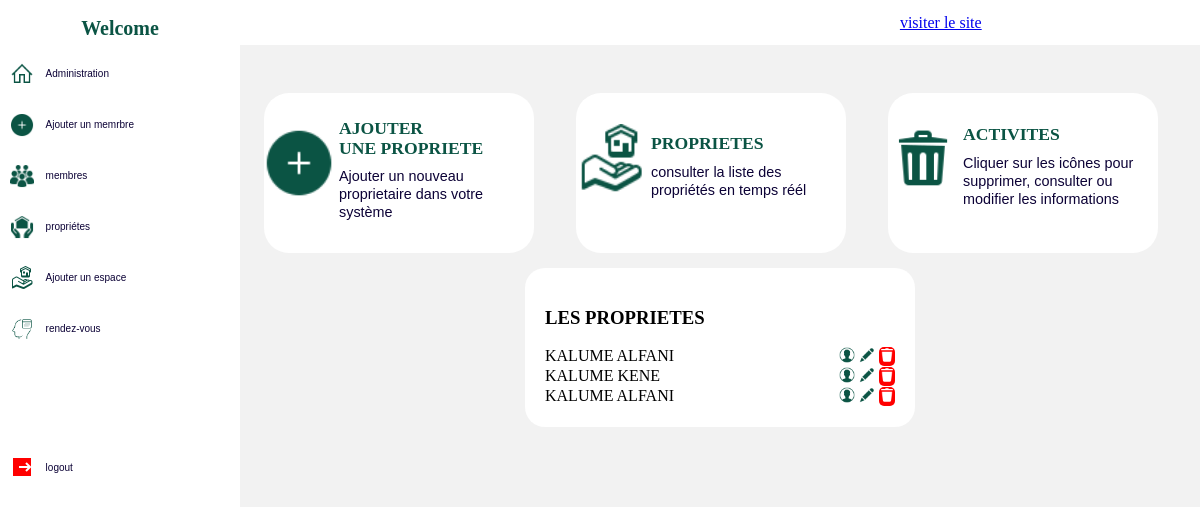
Screenshot of /property/ with the database file from the repository.
### app/models.py (models this page shows, shortened)
class Propriete (models.Model):
    user = models.ForeignKey(Membre, on_delete=models.CASCADE, related_name='propriete')
    space =  models.OneToOneField(Space, related_name='spaces', on_delete=models.CASCADE)

class Membre (models.Model) :
    name = models.CharField(max_length=150)
    last_name = models.CharField(max_length=150)
    given_name = models.CharField(max_length=150)
    birth = models.DateField()
    address = models.CharField(max_length=300)
    number = models.PositiveIntegerField()
    bio = models.TextField()
    date_acquired = models.DateTimeField(auto_now_add=True)
    money_GIVE = models.PositiveBigIntegerField()
    children = models.PositiveBigIntegerField()
    infos_children = models.TextField()
    spouse = models.CharField(max_length=150)
    statut_choices = [
           ('MARIE' , 'marié'),
        ('CELIBATAIRE' , 'celibataire'),
           ('VEUVE' , 'veuve'),
    ]
    statut = models.CharField(max_length=11, choices=statut_choices, default='VEUVE')

### app/views.py (the view)
# urls.py: path('property/', views.property, name='property'),
def property(request):
    propertys = Propriete.objects.all()
    return render(request, 'property.html', {'propertys':propertys})

### app/templates/property.html (shortened to what this page needs)
<!DOCTYPE html>{% load static %}
<html lang="en">
<head>
    <link rel="stylesheet" type="text/css" href="{% static 'css/profiles.css' %}">
    <link rel="stylesheet" type="text/css" href="{% static 'css/member.css' %}">
</head>
<body>
  <div class="body">
    <nav class="nav-menu">
        <h1> Welcome {{user.username}}  </h1>
        <ul>
            <li><a href="{% url 'profile'  %}"><img src="{% static 'img/icons8-home-32.png' %}" alt=""> <span>Administration</span></a></li>
            <li><a href="{% url 'add_member'  %}"><img src="{% static 'img/icons8-add-50.png' %}" alt=""> <span>Ajouter un memrbre</span> </a></li>
            <li><a href="{% url 'member'  %}"><img src="{% static 'img/icons8-user-groups-50.png' %}" alt=""> <span>membres</span> </a></li>
            <li><a href="{% url 'property'  %}"><img src="{% static 'img/icons8-property-50.png' %}" alt=""><span>propriétes</span></a></li>
            <li><a href="{% url 'space_form'  %}"><img src="{% static 'img/icons8-property-48.png' %}" alt=""><span>Ajouter un espace</span></a></li>
            <li><a href="{% url 'appoint'  %}"><img src="{% static 'img/icons8-appointment-80.png' %}" alt=""><span>rendez-vous</span></a></li>
            <li class="logout"><a href="{% url 'login' %}"><img src="{% static 'img/icons8-logout-24.png' %}" alt=""> <span>logout</span> </a></li>
        </ul>
       </nav>
      <nav class="nav-body">
        <nav class="nav-bar">
            <a href="{% url 'home' %}">visiter le site</a>
           </nav>
           <nav class="nav-content">
            <aside>
                <a href="{% url  'property_form' %}#form">
                    <p><img src="{% static 'img/icons8-add-50.png' %}" alt=""><div class="infos">
                        <h2>AJOUTER <br><br>UNE PROPRIETE</h2>
                        <span>Ajouter un nouveau proprietaire dans votre système </span>
                    </div></p>
                </a>
            </aside>
            <aside>
                <a href="{% url 'property' %}#member">
                    <p><img src="{% static 'img/icons8-property-48.png' %}" alt=""><div class="infos">
                        <h2>PROPRIETES</h2>
                        <span>consulter la liste des propriétés en temps réél</span>
                    </div></p>
                </a>
            </aside>
            <aside>
                <a >
                    <p><img src="{% static 'img/icons8-trash-64.png' %}" alt=""><div class="infos">
                        <h2>ACTIVITES</h2>
                        <span>Cliquer sur les icônes pour supprimer, consulter ou modifier les informations </span>
                    </div></p>
                </a>
            </aside>
           </nav>
           <div class="appoint1">
            <nav>
                <h3 id="member">LES PROPRIETES</h3>
                {% for member in propertys  %}
             <div class="app" >
                <div class="name">
                    <span>  {{member.user.last_name}} </span>
                  <span>  {{member.user.name}}</span>
                  </div>
                  <div>
                    <a href="{% url 'property_detail' member.id %}"><img src="{% static 'img/icons8-male-user-50.png' %}" alt=""></a>
                    <a href="{% url 'property_modif' member.id  %}"><img src="{% static 'img/icons8-edit-48.png' %}" alt=""></a>
                    <a href="{% url 'property_delete' member.id %}" class="corbeil"><img src="{% static 'img/icons8-supprimer-24.png' %}" alt=""></a>
                  </div>
             </div>
                {% endfor %}
            </nav>
          </div>
      </nav>
  </div>
</body>
</html>

### app/static/css/profiles.css (style rules this page uses)
.body { display: flex; background-color: rgba(226, 225, 225, 0.438); left: 0; right: 0; position: fixed; height: 100%; width: 100%; top: 0; }
.nav-menu { width: 300px; height: 100%; position: relative; background-color: white; }
.nav-menu ul { left: 0; margin-left: 4%; padding: 0; }
.nav-menu ul li { list-style-type: none; margin-bottom: 1em; }
.nav-menu ul li a { display: flex; text-decoration: none; align-items: center; align-content: center; }
.logout { margin-top: 45%; }
.nav-menu ul li a span { padding: 12px; font-size: 10px; color: rgb(12, 2, 54); font-family: Arial, Helvetica, sans-serif; }
.nav-menu ul li img { width: 1.5em; height: 1.5em; }
.nav-menu h1 { display: flex; justify-content: center; font-family:'Times New Roman', Times, serif; font-weight: 900; color: rgb(11, 84, 68); font-size: 20px; }
.nav-bar { width: 100%; display: flex; background-color: white; height: 45px; justify-content: space-around; align-items: center; align-content: center; }
.nav-body { width: 100%; }
.nav-content { display: grid; grid-template-columns: repeat(3, 1fr); justify-content: center; margin-top: 5%; margin-left: 1.5em; }
.nav-content aside { width: 270px; height: 160px; background-color: white; border-radius: 25px; border: none; }
.nav-content aside a { display: flex; text-decoration: none; align-content: center; align-items: center; padding-top: 15px; }
.nav-content aside a img { width: 70px; height: 70px; }
.nav-content aside a .infos { margin-left: 5px; }
.nav-content aside a .infos h2 { color: rgb(11, 84, 68); font-family: 'Times New Roman', Times, serif; line-height: 10px; font-size: 1.1em; }
.nav-content aside a .infos span { color: rgb(12, 2, 54); font-family: sans-serif; font-size: 0.9em; }

### app/static/css/member.css (style rules this page uses)
.appoint1 { display: grid; grid-template-columns: repeat(1,1fr); justify-content: center; place-items: center; }
.appoint1 nav { background-color: white; width: 350px; border-radius: 20px; padding: 20px; margin-top: 15px; max-height: 400px; overflow-y: auto; }
.appoint1 .app { display: flex; justify-content: space-between; }
.appoint1 .name { width: 150px; }
.appoint1 .app img { width: 1em; height: 1em; }
.appoint1 .app .corbeil { background-color: red; border-radius: 5px; padding-top: 2px; width: 0.8em; height: 0.8em; }

### rows the page displays
Propriete: user.last_name "KALUME", user.name "ALFANI"
Propriete: user.last_name "KALUME", user.name "KENE"
Propriete: user.last_name "KALUME", user.name "ALFANI"
